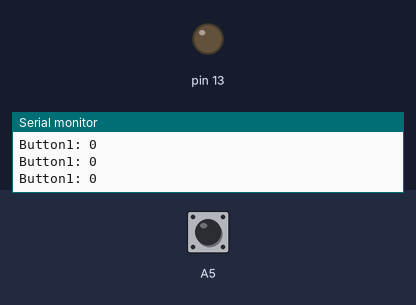
Bench run of a sketch on a simulated Arduino Uno, built with avr-gcc and run on an emulated ATmega328P. Shown: output pins drawn as LEDs (lit = HIGH), the last lines printed to the serial monitor. The inputs (shaded band) are chosen by the test bench; at power-on: A5 HIGH.

Above: at 1.2 s.
1.3 s: A5 pulled LOW for 0.15 s
At 1.38 s:
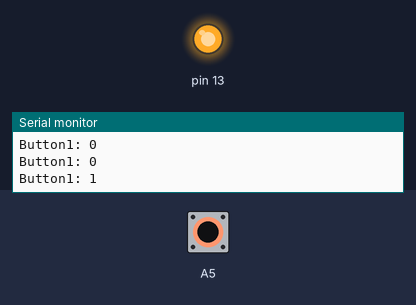
2.9 s: A5 pulled LOW for 3.2 s
At 7.2 s:
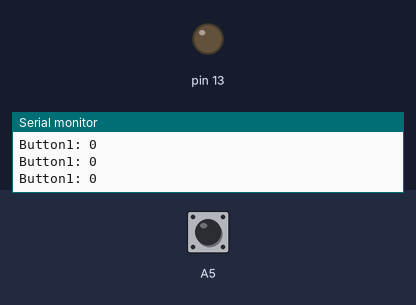
Timing chart, 0 to 8.7 s (numbered marks = the images above; inputs shaded):
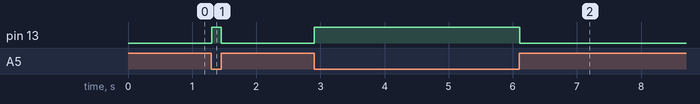

Measured:
- after the input at 1.3 s, pin 13: LOW → HIGH at once, → LOW 0.15 s later
- after the input at 2.9 s, pin 13: LOW → HIGH at once, → LOW 3.2 s later

The sketch:

blinkL.ino
```cpp
void setup() {
  // put your setup code here, to run once:
  pinMode(A5, INPUT_PULLUP);
  pinMode(13, OUTPUT); // тут светодиод L на плате

  Serial.begin(9600);
}

void loop() {
  // put your main code here, to run repeatedly:
  boolean button1 = !digitalRead(A5);

  if (button1) {
    digitalWrite(13, 1);
  } else {
    digitalWrite(13, 0);
  }

  Serial.print("Button1: ");Serial.println(button1);
}
```
